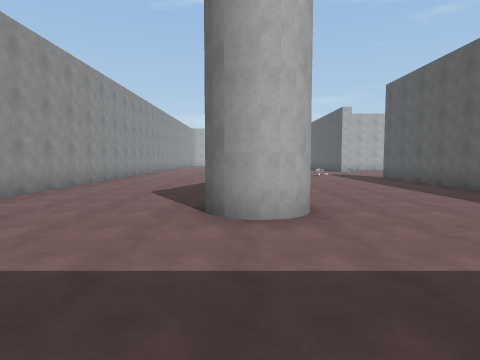
[1] (above)

21 first-person views from a walk through a Unity game level. The camera is 1.5 m above the floor, tilts 4° down and sees 75° across. The floor is counted in squares, 2 m on a side. Each view is taken from the middle of a square. On the plan, view 1 faces up. The plan holds only what a view shows up to about 10 squares ahead; the rest is blank. The place goes on beyond the plan. The player character is not drawn. Surface patterns are stand-ins for the level's own textures.

[2]
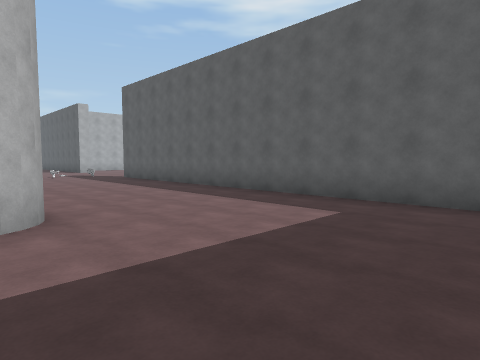

[3]
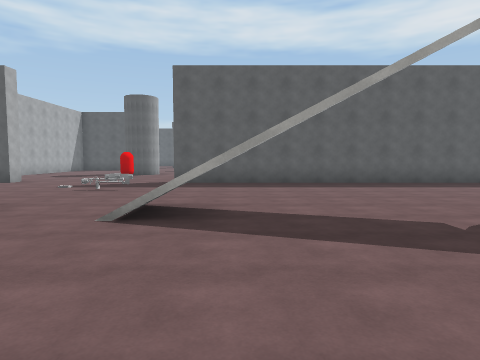

[4]
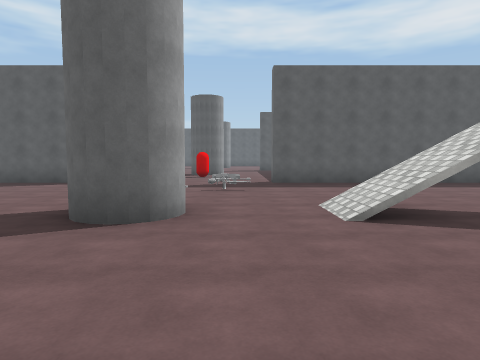

[5]
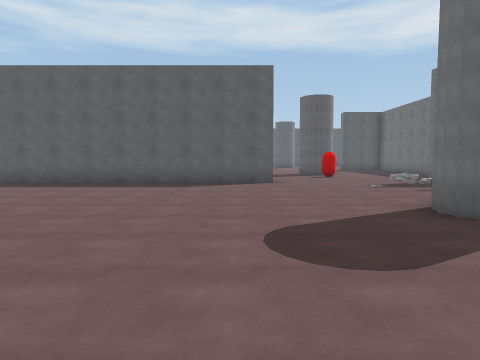

[6]
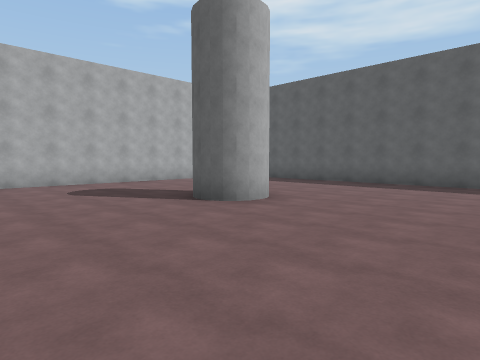

[7]
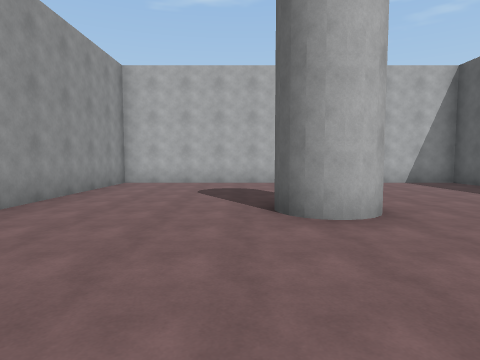

[8]
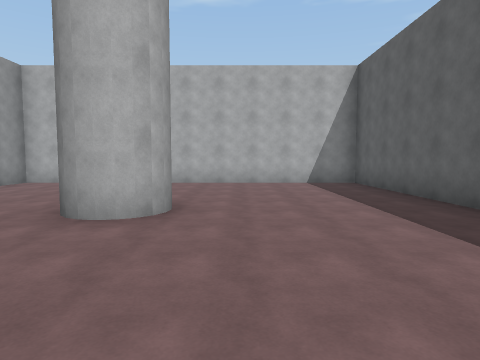

[9]
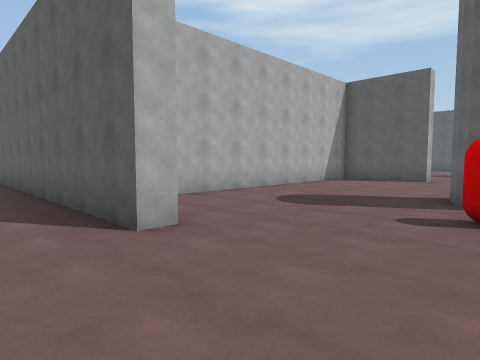

[10]
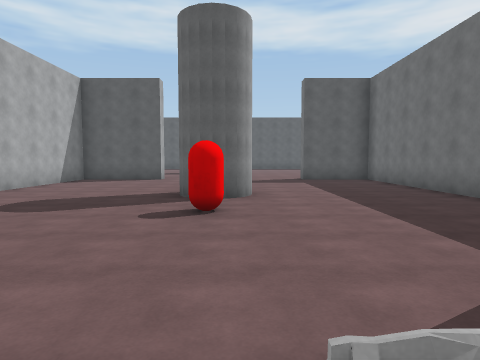

[11]
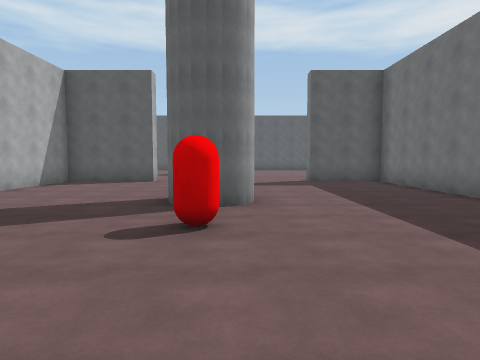

[12]
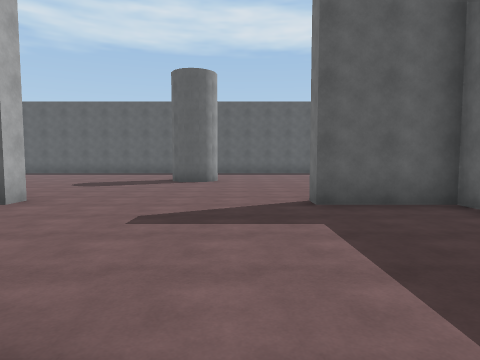

[13]
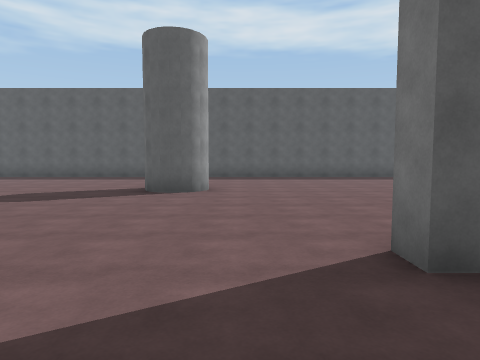

[14]
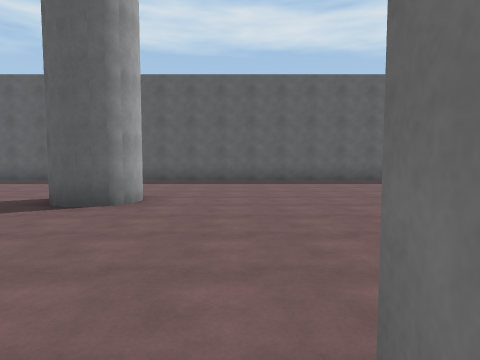

[15]
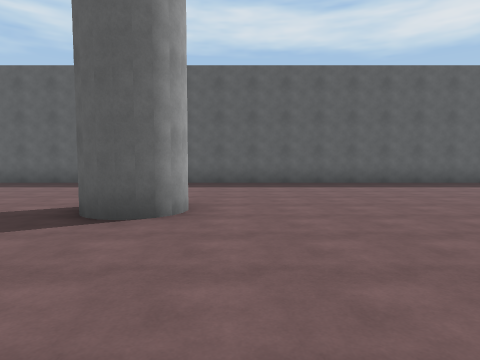

[16]
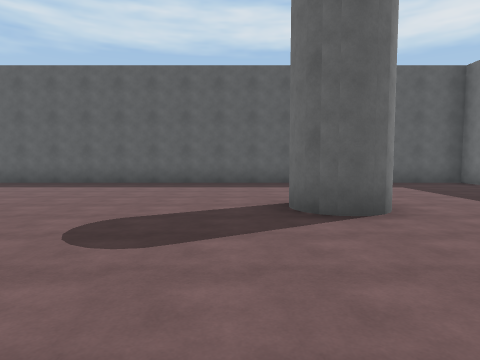

[17]
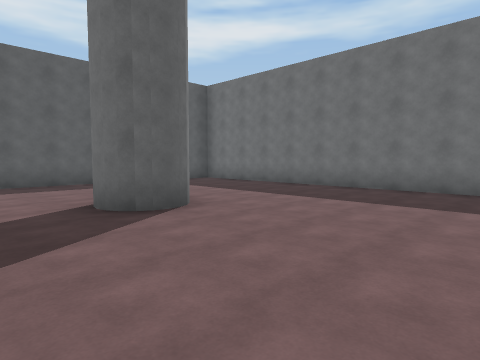

[18]
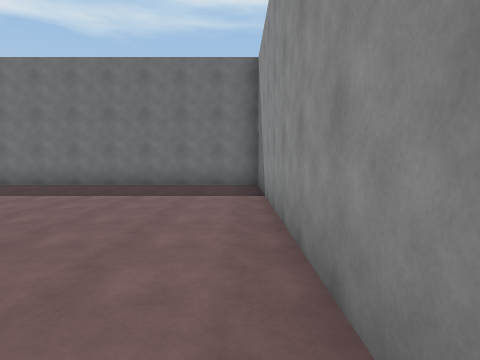

[19]
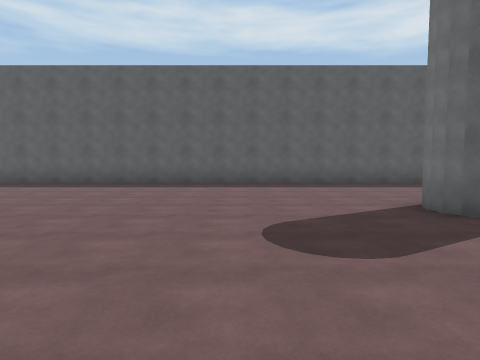

[20]
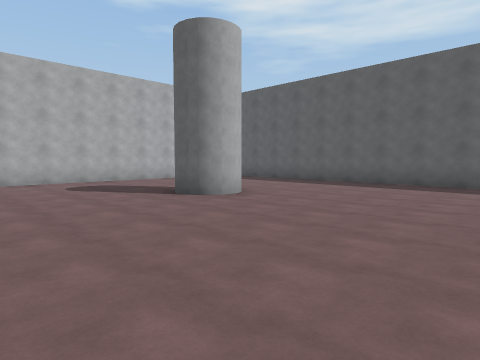

[21]
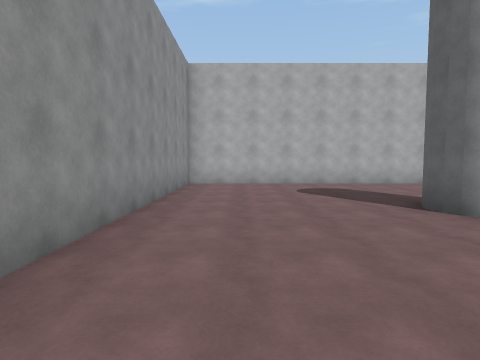

### Floor plan
Key: @ floor where view 1 was taken; # wall or solid block; . floor; / step, stairs or slope; v drop or lower ground; G gun; C red capsule; O other object.
Columns run from 5 left of view 1 to 26 right of it. Each row starts with its distance up from view 1.
 30 ############        ########
 29 #..........#        #.......
 28 #..........#        #.......
 27 #..........#        #......
 26 #..........#        #......
 25 #....#.....#        #....# ....#
 24  ....#.....#        #....##....#
 23  ..........#        #..........#
 22  ..........#        #..........#
 21  ..........#        #..........#
 20  ..........##########..........#
 19   .........#........#..........#
 18  ..........#........#..........#
 17   .........#........#..........#
 16    ............................#
 15    ..#.........# ........##....#
 14   ...#.......C.##........##....#
 13  .......O.G....................#
 12   .............................#
 11   ...//....#........#..........#
 10 #..../v....#  ......#  ........#
  9 #..../.....#   ######   .......#
  8 #..........#        #. ........#
  7 #..........#        #..........#
  6 #.... .....#        #..........#
  5  .... .....#        #.....#....#
  4   ...#.....#        #....##  ..#
  3   .........#        #........
  2    ........#        #..........
  1     .......#        #..........#
  0      @....          #..........#
 -1                     ############

Positions as (right, up) in squares from view 1, and headings:
1: (0, 0), facing up
2: (0, 0), facing up-right
3: (-4, 10), facing right
4: (-4, 13), facing right
5: (-4, 18), facing right
6: (-4, 20), facing up-right
7: (-1, 20), facing up
8: (2, 20), facing up
9: (4, 14), facing up-right
10: (4, 14), facing right
11: (5, 14), facing right
12: (10, 13), facing right
13: (13, 13), facing right
14: (15, 12), facing right
15: (16, 13), facing right
16: (16, 6), facing right
17: (16, 7), facing down-right
18: (16, 8), facing down
19: (16, 18), facing right
20: (16, 19), facing up-right
21: (17, 20), facing up
